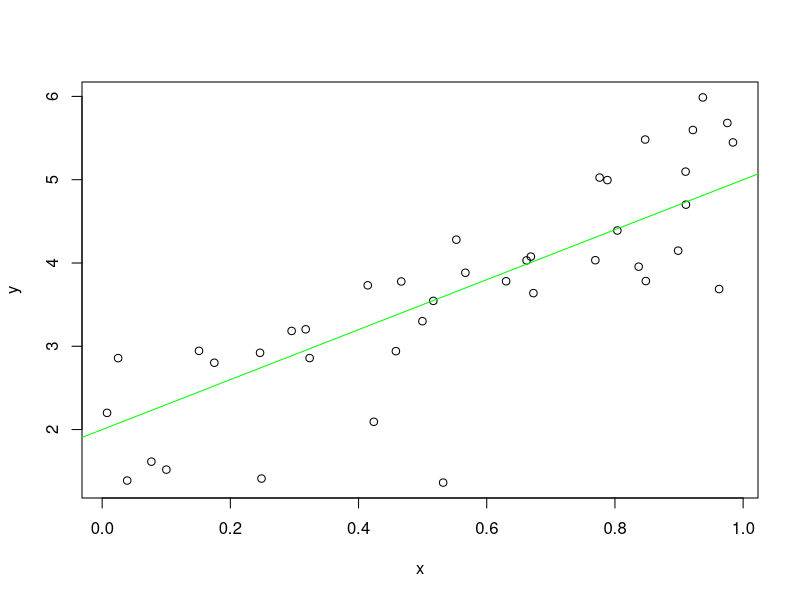

Write R code to recreate this figure.
a <- 2
b <- 3


sigSq  <- 0.5
x <- runif(40)
y <- a+b*x + rnorm(40, sd=sqrt(sigSq))
plot(x,y)
abline(a, b, col = "green")
dev.print(pdf, "toylinePlot.pdf")


